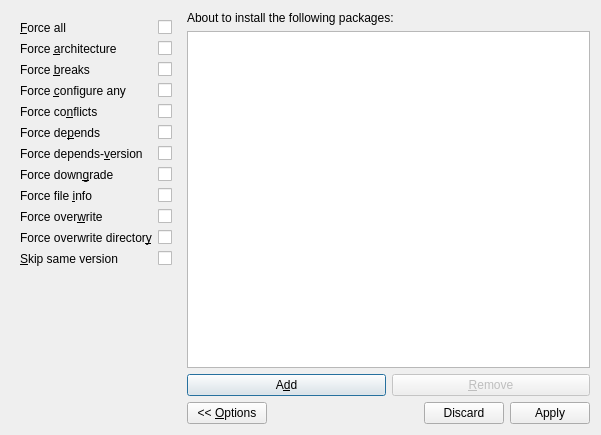
<?xml version="1.0" encoding="UTF-8"?>
<ui version="4.0">
 <class>ImportDialog</class>
 <widget class="QDialog" name="ImportDialog">
  <property name="geometry">
   <rect>
    <x>0</x>
    <y>0</y>
    <width>601</width>
    <height>435</height>
   </rect>
  </property>
  <property name="windowTitle">
   <string>Import Packages</string>
  </property>
  <layout class="QVBoxLayout" name="verticalLayout_5">
   <item>
    <layout class="QGridLayout" name="gridLayout">
     <property name="sizeConstraint">
      <enum>QLayout::SetMinimumSize</enum>
     </property>
     <item row="0" column="0">
      <widget class="QWidget" name="f_optionsFrame" native="true">
       <layout class="QVBoxLayout" name="verticalLayout_4">
        <item>
         <layout class="QFormLayout" name="formLayout">
          <property name="fieldGrowthPolicy">
           <enum>QFormLayout::AllNonFixedFieldsGrow</enum>
          </property>
          <item row="0" column="0">
           <widget class="QLabel" name="forceAnyDistributionLabel">
            <property name="mouseTracking">
             <bool>true</bool>
            </property>
            <property name="text">
             <string>&amp;Force all</string>
            </property>
            <property name="textInteractionFlags">
             <set>Qt::LinksAccessibleByMouse</set>
            </property>
            <property name="buddy">
             <cstring>f_forceAllCB</cstring>
            </property>
           </widget>
          </item>
          <item row="0" column="1">
           <widget class="QCheckBox" name="f_forceAllCB"/>
          </item>
          <item row="2" column="0">
           <widget class="QLabel" name="forceArchitectureLabel">
            <property name="text">
             <string>Force &amp;architecture</string>
            </property>
            <property name="buddy">
             <cstring>f_forceArchCB</cstring>
            </property>
           </widget>
          </item>
          <item row="2" column="1">
           <widget class="QCheckBox" name="f_forceArchCB"/>
          </item>
          <item row="3" column="0">
           <widget class="QLabel" name="forceBreaksLabel">
            <property name="text">
             <string>Force &amp;breaks</string>
            </property>
            <property name="buddy">
             <cstring>f_forceBreaksCB</cstring>
            </property>
           </widget>
          </item>
          <item row="3" column="1">
           <widget class="QCheckBox" name="f_forceBreaksCB"/>
          </item>
          <item row="4" column="0">
           <widget class="QLabel" name="forceConfigureAnyLabel">
            <property name="text">
             <string>Force &amp;configure any</string>
            </property>
            <property name="buddy">
             <cstring>f_forceConfCB</cstring>
            </property>
           </widget>
          </item>
          <item row="4" column="1">
           <widget class="QCheckBox" name="f_forceConfCB"/>
          </item>
          <item row="5" column="0">
           <widget class="QLabel" name="forceConflictsLabel">
            <property name="text">
             <string>Force co&amp;nflicts</string>
            </property>
            <property name="buddy">
             <cstring>f_forceConflictsCB</cstring>
            </property>
           </widget>
          </item>
          <item row="5" column="1">
           <widget class="QCheckBox" name="f_forceConflictsCB"/>
          </item>
          <item row="6" column="0">
           <widget class="QLabel" name="forceDependsLabel">
            <property name="text">
             <string>Force de&amp;pends</string>
            </property>
            <property name="buddy">
             <cstring>f_forceDependsCB</cstring>
            </property>
           </widget>
          </item>
          <item row="6" column="1">
           <widget class="QCheckBox" name="f_forceDependsCB"/>
          </item>
          <item row="7" column="0">
           <widget class="QLabel" name="forceDependsVersionLabel">
            <property name="text">
             <string>Force depends-&amp;version</string>
            </property>
            <property name="buddy">
             <cstring>f_forceDepVerCB</cstring>
            </property>
           </widget>
          </item>
          <item row="7" column="1">
           <widget class="QCheckBox" name="f_forceDepVerCB"/>
          </item>
          <item row="8" column="0">
           <widget class="QLabel" name="forceDowngradeLabel">
            <property name="text">
             <string>Force down&amp;grade</string>
            </property>
            <property name="buddy">
             <cstring>f_forceDowngradeCB</cstring>
            </property>
           </widget>
          </item>
          <item row="8" column="1">
           <widget class="QCheckBox" name="f_forceDowngradeCB"/>
          </item>
          <item row="9" column="0">
           <widget class="QLabel" name="forceFileInfoLabel">
            <property name="text">
             <string>Force file &amp;info</string>
            </property>
            <property name="buddy">
             <cstring>f_forceFileInfoCB</cstring>
            </property>
           </widget>
          </item>
          <item row="9" column="1">
           <widget class="QCheckBox" name="f_forceFileInfoCB"/>
          </item>
          <item row="10" column="0">
           <widget class="QLabel" name="forceOverwriteLabel">
            <property name="text">
             <string>Force over&amp;write</string>
            </property>
            <property name="buddy">
             <cstring>f_forceOverwriteCB</cstring>
            </property>
           </widget>
          </item>
          <item row="10" column="1">
           <widget class="QCheckBox" name="f_forceOverwriteCB"/>
          </item>
          <item row="11" column="0">
           <widget class="QLabel" name="forceOverwriteDirectoryLabel">
            <property name="text">
             <string>Force overwrite director&amp;y</string>
            </property>
            <property name="buddy">
             <cstring>f_forceOverwriteDirCB</cstring>
            </property>
           </widget>
          </item>
          <item row="11" column="1">
           <widget class="QCheckBox" name="f_forceOverwriteDirCB"/>
          </item>
          <item row="12" column="0">
           <widget class="QLabel" name="skipSameVersionLabel">
            <property name="text">
             <string>&amp;Skip same version</string>
            </property>
            <property name="buddy">
             <cstring>f_skipSameVersCB</cstring>
            </property>
           </widget>
          </item>
          <item row="12" column="1">
           <widget class="QCheckBox" name="f_skipSameVersCB"/>
          </item>
         </layout>
        </item>
       </layout>
      </widget>
     </item>
     <item row="0" column="1">
      <layout class="QVBoxLayout" name="verticalLayout_3">
       <item>
        <layout class="QVBoxLayout" name="verticalLayout_2">
         <item>
          <widget class="QLabel" name="label">
           <property name="text">
            <string>About to install the following packages:</string>
           </property>
          </widget>
         </item>
         <item>
          <layout class="QVBoxLayout" name="verticalLayout">
           <item>
            <widget class="QListView" name="f_listView">
             <property name="editTriggers">
              <set>QAbstractItemView::NoEditTriggers</set>
             </property>
             <property name="selectionMode">
              <enum>QAbstractItemView::ExtendedSelection</enum>
             </property>
            </widget>
           </item>
           <item>
            <layout class="QHBoxLayout" name="horizontalLayout">
             <item>
              <widget class="QPushButton" name="f_addButton">
               <property name="text">
                <string>A&amp;dd</string>
               </property>
              </widget>
             </item>
             <item>
              <widget class="QPushButton" name="f_removeButton">
               <property name="enabled">
                <bool>false</bool>
               </property>
               <property name="text">
                <string>&amp;Remove</string>
               </property>
              </widget>
             </item>
            </layout>
           </item>
          </layout>
         </item>
        </layout>
       </item>
       <item>
        <layout class="QHBoxLayout" name="horizontalLayout_2">
         <item>
          <widget class="QPushButton" name="f_optionsButton">
           <property name="text">
            <string>&lt;&lt; &amp;Options</string>
           </property>
           <property name="checkable">
            <bool>true</bool>
           </property>
          </widget>
         </item>
         <item>
          <spacer name="horizontalSpacer">
           <property name="orientation">
            <enum>Qt::Horizontal</enum>
           </property>
           <property name="sizeHint" stdset="0">
            <size>
             <width>40</width>
             <height>20</height>
            </size>
           </property>
          </spacer>
         </item>
         <item>
          <widget class="QDialogButtonBox" name="f_buttonBox">
           <property name="orientation">
            <enum>Qt::Horizontal</enum>
           </property>
           <property name="standardButtons">
            <set>QDialogButtonBox::Apply|QDialogButtonBox::Discard</set>
           </property>
          </widget>
         </item>
        </layout>
       </item>
      </layout>
     </item>
    </layout>
   </item>
  </layout>
 </widget>
 <tabstops>
  <tabstop>f_forceAllCB</tabstop>
  <tabstop>f_forceArchCB</tabstop>
  <tabstop>f_forceBreaksCB</tabstop>
  <tabstop>f_forceConfCB</tabstop>
  <tabstop>f_forceConflictsCB</tabstop>
  <tabstop>f_forceDependsCB</tabstop>
  <tabstop>f_forceDepVerCB</tabstop>
  <tabstop>f_forceDowngradeCB</tabstop>
  <tabstop>f_forceFileInfoCB</tabstop>
  <tabstop>f_forceOverwriteCB</tabstop>
  <tabstop>f_forceOverwriteDirCB</tabstop>
  <tabstop>f_skipSameVersCB</tabstop>
  <tabstop>f_listView</tabstop>
  <tabstop>f_addButton</tabstop>
  <tabstop>f_removeButton</tabstop>
  <tabstop>f_optionsButton</tabstop>
  <tabstop>f_buttonBox</tabstop>
 </tabstops>
 <resources/>
 <connections/>
</ui>
